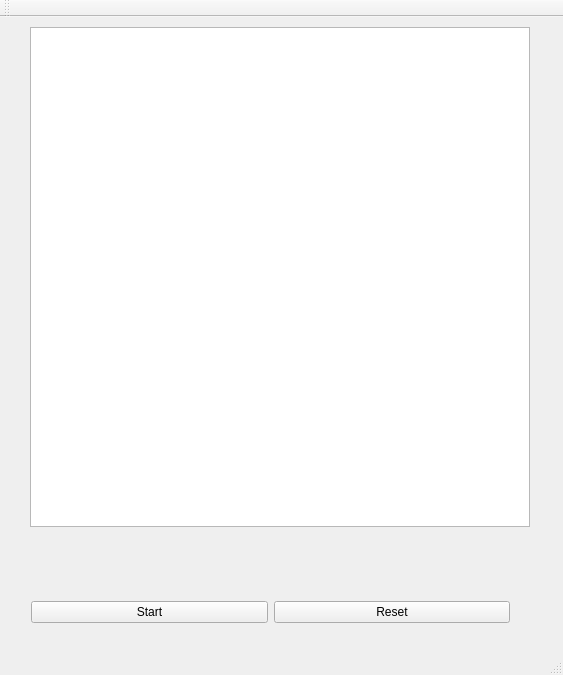
<?xml version="1.0" encoding="UTF-8"?>
<ui version="4.0">
 <class>MainWindow</class>
 <widget class="QMainWindow" name="MainWindow">
  <property name="geometry">
   <rect>
    <x>0</x>
    <y>0</y>
    <width>563</width>
    <height>675</height>
   </rect>
  </property>
  <property name="windowTitle">
   <string>MainWindow</string>
  </property>
  <widget class="QWidget" name="centralWidget">
   <widget class="QGraphicsView" name="graphicsView">
    <property name="geometry">
     <rect>
      <x>30</x>
      <y>10</y>
      <width>500</width>
      <height>500</height>
     </rect>
    </property>
   </widget>
   <widget class="QWidget" name="layoutWidget">
    <property name="geometry">
     <rect>
      <x>20</x>
      <y>570</y>
      <width>501</width>
      <height>51</height>
     </rect>
    </property>
    <layout class="QHBoxLayout" name="horizontalLayout">
     <item>
      <widget class="QPushButton" name="pushButton">
       <property name="text">
        <string>Start</string>
       </property>
      </widget>
     </item>
     <item>
      <widget class="QPushButton" name="pushButton_2">
       <property name="text">
        <string>Reset</string>
       </property>
      </widget>
     </item>
    </layout>
   </widget>
  </widget>
  <widget class="QToolBar" name="mainToolBar">
   <attribute name="toolBarArea">
    <enum>TopToolBarArea</enum>
   </attribute>
   <attribute name="toolBarBreak">
    <bool>false</bool>
   </attribute>
  </widget>
  <widget class="QStatusBar" name="statusBar"/>
 </widget>
 <layoutdefault spacing="6" margin="11"/>
 <resources/>
 <connections/>
</ui>
